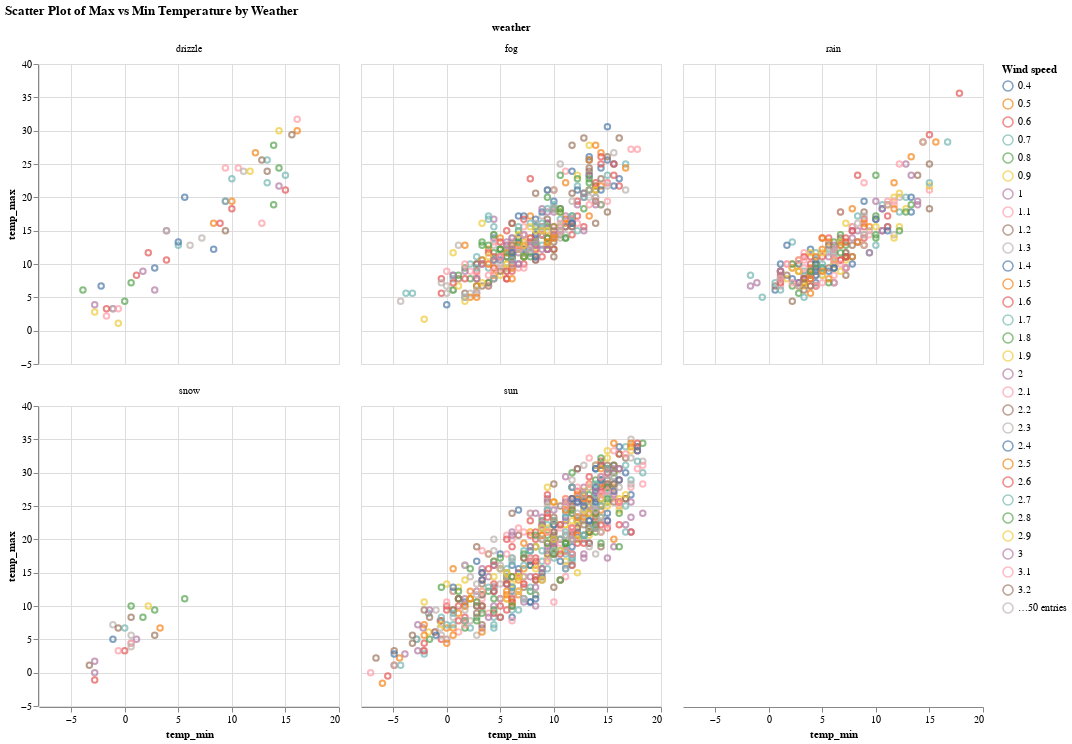

The cell this chart's notebook holds for it:
### Markdown cell above
##### Question 3 (10 points)

Create a facet figure in Altair with 2 row and 3 columns. For each panel in the facet figure, it shows a scatter plot between the max and min temperature for one type of weather. Use the wind speed to color the points. Also add interaction to show the max and min temperature and wind speed for each data point. Include necessary title and labels.

### Code cell
alt.Chart(weather).mark_point().encode(
    alt.Y('temp_max:Q'),
      alt.X('temp_min:Q'), 
      alt.Color('wind:N', title='Wind speed'), alt.Tooltip(['temp_min', 'temp_max', 'wind'])).facet(
          facet='weather', title='Weather_type'
          , columns= 3).properties(title="Scatter Plot of Max vs Min Temperature by Weather").interactive()

### Figure 1 — Vega-Lite specification as saved in the notebook (floating-point values rounded to 4 significant figures; data arrays with more than 128 entries replaced by an {"elided": "..."} marker saying what was removed)
{"config": {"view": {"continuousWidth": 300, "continuousHeight": 300}}, "data": {"name": "data-6881b3c76720a51ecae2e2fb5659aff4"}, "facet": {"field": "weather", "type": "nominal"}, "spec": {"mark": {"type": "point"}, "encoding": {"color": {"field": "wind", "title": "Wind speed", "type": "nominal"}, "tooltip": [{"field": "temp_min", "type": "quantitative"}, {"field": "temp_max", "type": "quantitative"}, {"field": "wind", "type": "quantitative"}], "x": {"field": "temp_min", "type": "quantitative"}, "y": {"field": "temp_max", "type": "quantitative"}}, "name": "view_6"}, "columns": 3, "params": [{"name": "param_6", "select": {"type": "interval", "encodings": ["x", "y"]}, "bind": "scales", "views": ["view_6"]}], "title": "Scatter Plot of Max vs Min Temperature by Weather", "$schema": "https://vega.github.io/schema/vega-lite/v5.20.1.json", "datasets": {"data-6881b3c76720a51ecae2e2fb5659aff4": {"elided": "1461 records"}}}
